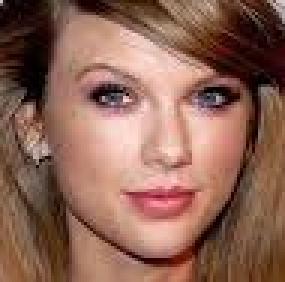
#> input picture data/test/images/1.jpg, 95 x 94 px (shown 3 times larger); its folder holds only this picture in this run
$ python -i data_loader_utils.py   (imports and definitions only)
#> lines starting #> are read from the running program, lines starting #| are printed output that depends on the picture
import cv2
import os
import matplotlib.pyplot as plt


# [12 lines left out: function load_images, not called in this run]


def load_image(path):
    image = cv2.imread(path)
    return image

# [31 lines left out: functions create_directories, draw_landmarks, not called in this run]

def show_channels(image_path, output_folder):
#> called with image_path = '../data/test/images/1.jpg', output_folder = 'out.png'
    image = cv2.imread(image_path)
#> image is the input picture: shape (94, 95, 3); mean B, G, R 85.6, 100.7, 141.5

    if image is None:
        print("Errore: immagine non trovata.")
        return

    # Converti da BGR a RGB
    image_rgb = cv2.cvtColor(image, cv2.COLOR_BGR2RGB)

    # Separazione dei canali R, G, B
    R, G, B = cv2.split(image_rgb)
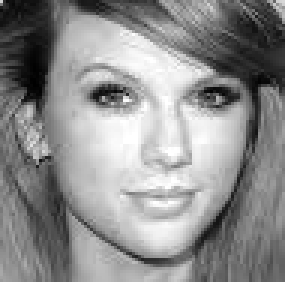
#> R: shape (94, 95) (shown 3 times larger); min 0, max 255, mean 141.5
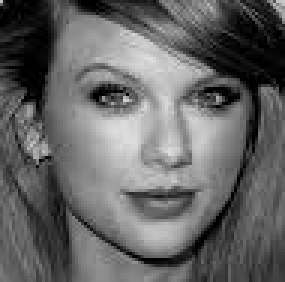
#> G: shape (94, 95) (shown 3 times larger); min 0, max 223, mean 100.7
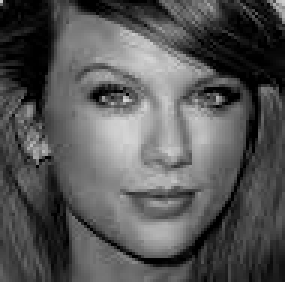
#> B: shape (94, 95) (shown 3 times larger); min 0, max 213, mean 85.6

    # Converti da BGR a HSV
    image_hsv = cv2.cvtColor(image, cv2.COLOR_BGR2HSV)
#> image_hsv: shape (94, 95, 3); mean H, S, V 17.1, 120.1, 141.5

    # Separazione dei canali H, S, V
    H, S, V = cv2.split(image_hsv)
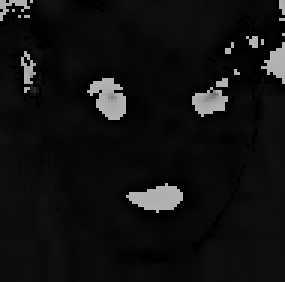
#> H: shape (94, 95) (shown 3 times larger); min 0, max 179, mean 17.1
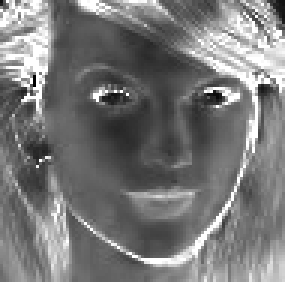
#> S: shape (94, 95) (shown 3 times larger); min 0, max 255, mean 120.1

    # Crea un layout per visualizzare i canali
    fig, axes = plt.subplots(2, 3, figsize=(12, 8))

    axes[0, 0].imshow(R, cmap='gray')
    axes[0, 0].set_title("Canale R")
    axes[0, 0].axis("off")

    axes[0, 1].imshow(G, cmap='gray')
    axes[0, 1].set_title("Canale G")
    axes[0, 1].axis("off")

    axes[0, 2].imshow(B, cmap='gray')
    axes[0, 2].set_title("Canale B")
    axes[0, 2].axis("off")

    axes[1, 0].imshow(H, cmap='gray')
    axes[1, 0].set_title("Canale H")
    axes[1, 0].axis("off")

    axes[1, 1].imshow(S, cmap='gray')
    axes[1, 1].set_title("Canale S")
    axes[1, 1].axis("off")

    axes[1, 2].imshow(V, cmap='gray')
    axes[1, 2].set_title("Canale V")
    axes[1, 2].axis("off")

    plt.tight_layout()

    # Salva l'immagine combinata in una cartella
    if not os.path.exists(output_folder):
        os.makedirs(output_folder)

    output_path = os.path.join(output_folder, "channels_visualization.png")
    plt.savefig(output_path)
    plt.close()

    print(f"Immagine salvata in {output_path}")

>>> result = show_channels('../data/test/images/1.jpg', 'out.png')

$ run again, on data/test/images/10.jpg
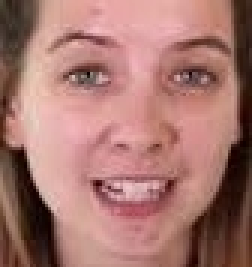
#> input picture data/test/images/10.jpg, 84 x 89 px (shown 3 times larger)
#> in show_channels, image is the input picture: shape (89, 84, 3); mean B, G, R 111.3, 118.3, 167.1
#> image_hsv: shape (89, 84, 3); mean H, S, V 25.2, 98.5, 167.1
#> in show_channels, `H, S, V = cv2.split(image_hsv)`:
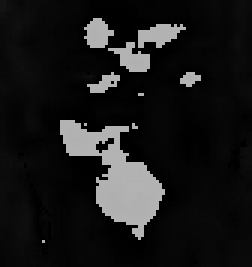
#> H: shape (89, 84) (shown 3 times larger); min 0, max 179, mean 25.2
#> in show_channels, `H, S, V = cv2.split(image_hsv)`:
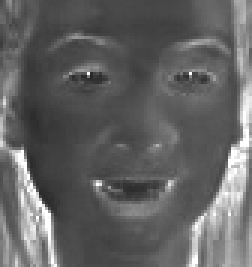
#> S: shape (89, 84) (shown 3 times larger); min 38, max 255, mean 98.5

$ run again, on data/test/images/2.jpg
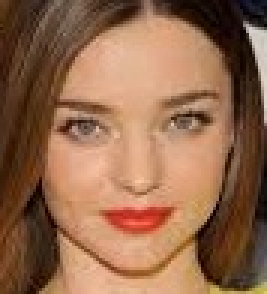
#> input picture data/test/images/2.jpg, 89 x 98 px (shown 3 times larger)
#> in show_channels, image is the input picture: shape (98, 89, 3); mean B, G, R 76.2, 104.1, 146.2
#> image_hsv: shape (98, 89, 3); mean H, S, V 13.8, 136.8, 146.3
#> in show_channels, `H, S, V = cv2.split(image_hsv)`:
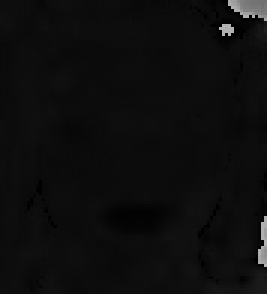
#> H: shape (98, 89) (shown 3 times larger); min 0, max 179, mean 13.8
#> in show_channels, `H, S, V = cv2.split(image_hsv)`:
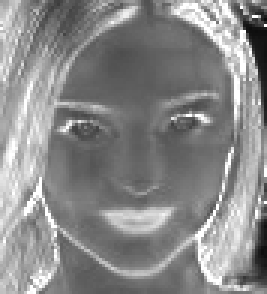
#> S: shape (98, 89) (shown 3 times larger); min 12, max 255, mean 136.8

$ run again, on data/test/images/3.jpg
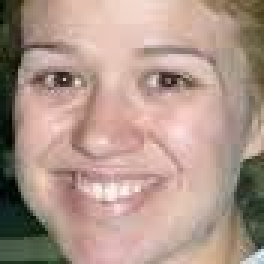
#> input picture data/test/images/3.jpg, 88 x 88 px (shown 3 times larger)
#> in show_channels, image is the input picture: shape (88, 88, 3); mean B, G, R 138.8, 150.4, 175.3
#> image_hsv: shape (88, 88, 3); mean H, S, V 15.9, 60.6, 176.6
#> in show_channels, `H, S, V = cv2.split(image_hsv)`:
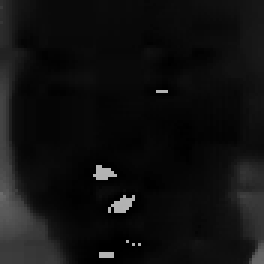
#> H: shape (88, 88) (shown 3 times larger); min 0, max 179, mean 15.9
#> in show_channels, `H, S, V = cv2.split(image_hsv)`:
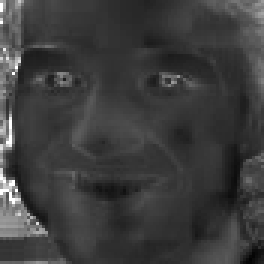
#> S: shape (88, 88) (shown 3 times larger); min 3, max 255, mean 60.6
